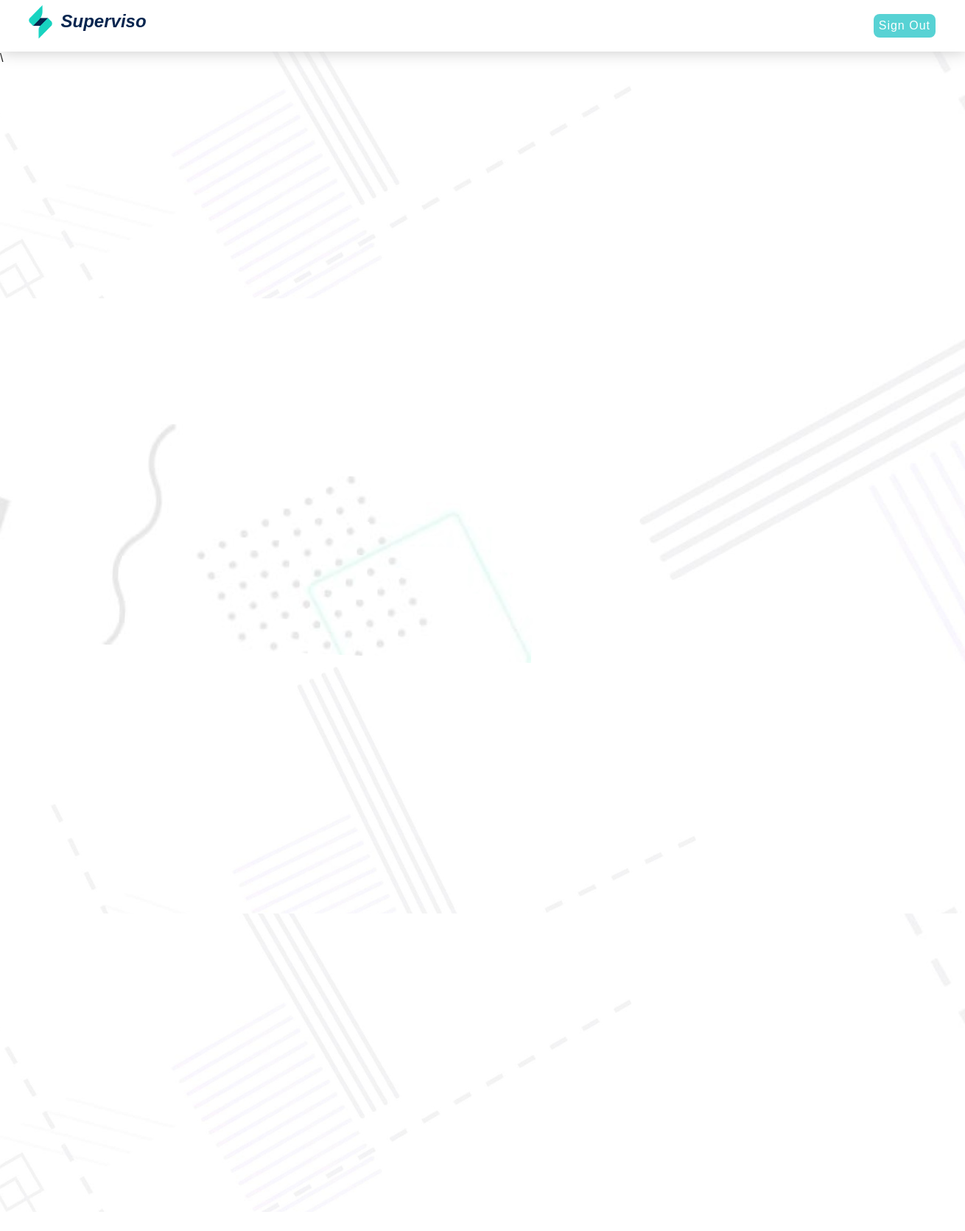
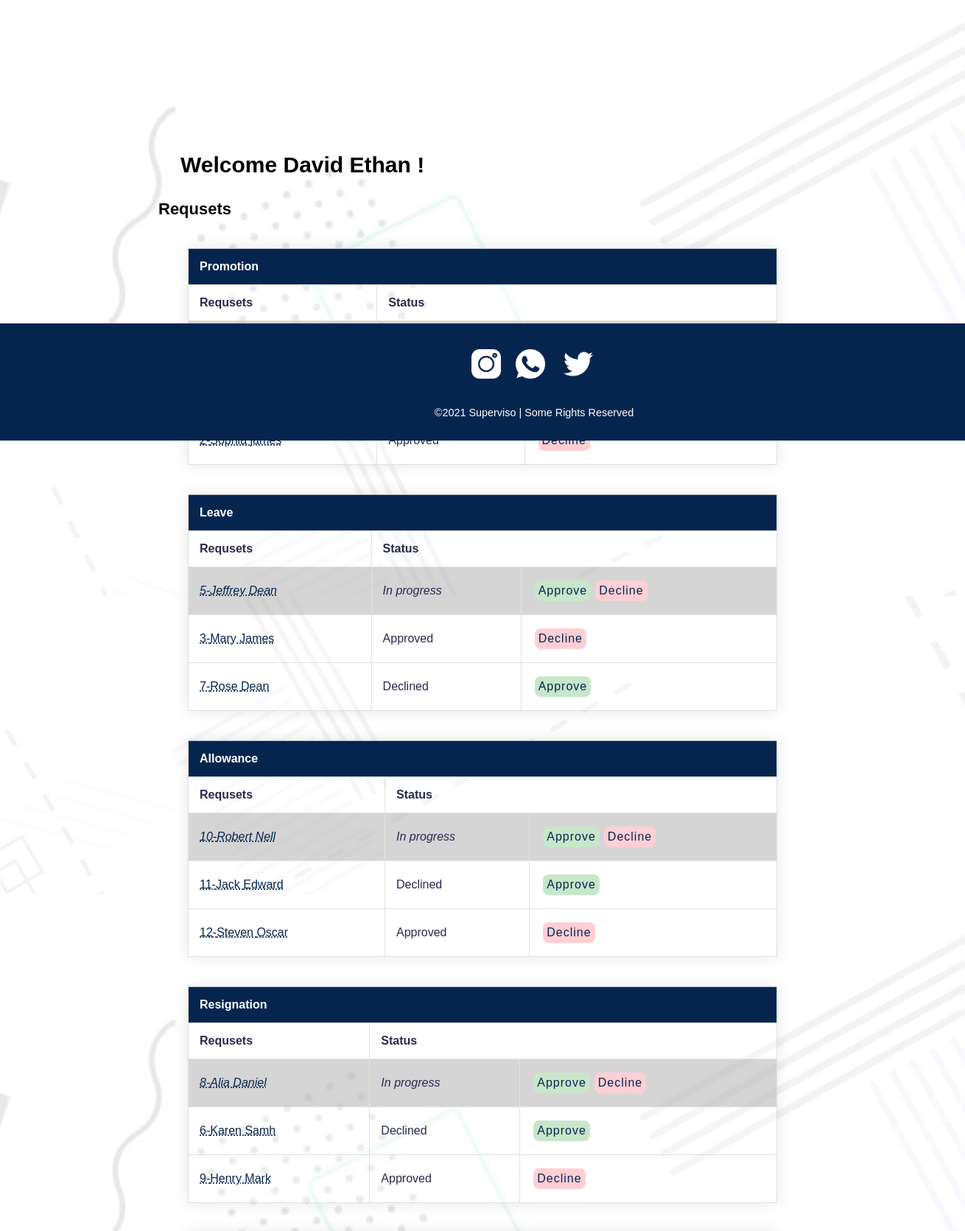
/manager.php (signed in, upper part), run on the app's committed database (2 pictures, top to bottom).
### tables this page shows
CREATE TABLE `manager` (
  `id` int(11) NOT NULL,
  `first_name` varchar(20) NOT NULL,
  `last_name` varchar(20) NOT NULL,
  `username` varchar(20) NOT NULL,
  `password` varchar(60) NOT NULL
);

CREATE TABLE `service` (
  `id` int(11) NOT NULL,
  `type` varchar(20) NOT NULL
);

CREATE TABLE `request` (
  `id` int(11) NOT NULL,
  `emp_id` int(4) NOT NULL,
  `service_id` int(4) NOT NULL,
  `description` varchar(1000) NOT NULL,
  `attachment1` varchar(1000) NOT NULL,
  `attachment2` varchar(1000) NOT NULL,
  `status` varchar(30) NOT NULL
);

CREATE TABLE `employee` (
  `id` int(11) NOT NULL,
  `emp_number` int(8) NOT NULL,
  `first_name` varchar(20) NOT NULL,
  `last_name` varchar(20) NOT NULL,
  `job_title` varchar(20) NOT NULL,
  `password` varchar(60) NOT NULL
);

### include/functions.php (called while the page is built, shortened)
<?php
function getManagerInfo($id)
{
    global $conn;
    $id = mysqli_real_escape_string($conn, $id);
    $sql = "SELECT * FROM `Manager` WHERE id = '$id';";
    $result = mysqli_query($conn, $sql);
    if ($result) {
        $user = mysqli_fetch_assoc($result);
        return $user;
    }
    return false;
}
function getServices()
{
    global $conn;
    $sql = "SELECT * FROM `Service`";
    $result = mysqli_query($conn, $sql);
    if ($result) {
        return $result;
    }
    return false;
}
function getRequestsByServiceType($service_id)
{
    global $conn;
    $service_id = mysqli_real_escape_string($conn, $service_id);
    $sql = "SELECT r.*, e.first_name AS emp_first_name, e.last_name AS emp_last_name, s.type AS service_type FROM `Request` r, `Employee` e, `Service` s WHERE r.emp_id = e.id AND r.service_id = s.id AND r.service_id = '$service_id';";
    $result = mysqli_query($conn, $sql);
    if ($result) {
        return $result;
    }
    return false;
}

### manager.php (the view, shortened to what this page needs)
<?php
require_once('include/db_conn.php');
include('include/functions.php');
$user_id = $_SESSION['user_id'];
$user = getManagerInfo($user_id);
$services = getServices();
?>
<!DOCTYPE html>
<html lang="en">
<head>
    <link rel="stylesheet" href="css/style2.css">
    <link rel="stylesheet" href="css/style.css">
</head>
<body>
    <header>
        <div class="navbar">
            <img id="LOGO" src="images/logo.png" height="70" alt="logo">
            <a class="logo" href="index.php" accesskey="h"><em>Superv<span>i</span>so</em></a>
              <a id="Button" href="signout.php"> Sign Out</a>
             </div>
         \
    </header>
    <main>
<div class="container">
  <p id="Welcome">
    Welcome <?php echo $user['first_name']; ?> <?php echo $user['last_name']; ?> !
  </p>
  <h2 id="Rcaption"> Requsets </h2>
  <?php foreach ($services as $key => $service) { ?>
    <table>
      <thead>
        <tr>
          <th class="col" colspan="3"><?php echo $service['type']; ?></th>
        </tr>
      </thead>
      <tr id="Row">
        <th>Requsets</th>
        <th colspan="2">Status</th>
      </tr>
      <tbody>
        <?php
        $requests = getRequestsByServiceType($service['id']);
        if ($requests) {
        ?>
          <?php foreach ($requests as $key => $request) { ?>
            <?php if ($request['status'] == 'In progress') { ?>
              <tr  id="c<?php echo $request['id'];?>"style="background-color: rgba(150,150,150,0.5);font-style: italic;">
                 <td><a onmouseover="Hover(<?php echo $request['id'];?>)" class="RequestD" href="request-information-page.php?id=<?php echo $request['id']; ?>"><abbr class="Title" title=""><?php echo $request['id']; ?>-<?php echo $request['emp_first_name']; ?> <?php echo $request['emp_last_name']; ?></a></abbr></td>
                <td id="s<?php echo $request['id'];?>" ><?php echo $request['status']; ?></td>
                <td id="<?php echo $request['id']; ?>"><input class="Approve" type="button" value="Approve" onClick="approveReq(<?php echo $request['id']; ?>)"><input class="Decline" type="button" value="Decline" onClick="declineReq(<?php echo  $request['id']; ?>)"></td>
              </tr>
            <?php } ?>
          <?php } ?>
          <?php foreach ($requests as $key => $request) { ?>
            <?php if ($request['status'] != 'In progress') { ?>
              <tr >
                <td><a onmouseover="Hover(<?php echo $request['id'];?>)" class="RequestD" href="request-information-page.php?id=<?php echo $request['id']; ?>"><abbr class="Title" title=""><?php echo $request['id']; ?>-<?php echo $request['emp_first_name']; ?> <?php echo $request['emp_last_name']; ?></a></abbr></td>
                <td id="s<?php echo $request['id']; ?>"><?= $request['status'] ?></td>
                <?php if ($request['status'] == 'Approved') { ?>
                  <td id="<?php echo $request['id']; ?>"><input class="Decline" type="button" value="Decline" onClick="declineReq(<?php echo $request['id']; ?>)"></td>
                <?php } else { ?>
                  <td id="<?php echo $request['id']; ?>"><input class="Approve" type="button" value="Approve" onClick="approveReq(<?php echo $request['id']; ?>)"></td>
                <?php } ?>
              </tr>
            <?php } ?>
          <?php } ?>
        <?php } else { ?>
          <tr>
            <td>No requests</td>
          </tr>
        <?php } ?>
      </tbody>
    </table>
  <?php } ?>
</div>
 </main>
<?php include("include/footer.php"); ?>

### css/style.css (style rules this page uses)
html, body { height: 100%; }
body { margin: 0; background: url(../images/background2.png); font-family: sans-serif; font-weight: 100; }
#Welcome { font-weight: bold; font-size: 30px; position: relative; left: 30px; }
em { position: relative; bottom: 10px; right: 70px; }
#LOGO { position: relative; left: 20px; }
.logo { text-decoration: none; font-weight: bold; color: #05254f; font-size: 30px; flex: 1 1 auto; height: 20px; width: 40px; margin-left: 5%; }
.navbar { box-shadow: 0.5px 0.5px 20px rgb(204, 204, 204); position: relative; display: flex; justify-content: center; align-items: center; flex-direction: row; flex-wrap: wrap; background-color: white; width: 100%; height: 70px; z-index: 1; }
a { text-decoration: none; color: #05254f; }
.container { position: absolute; top: 50%; left: 50%; -webkit-transform: translate(-50%, -50%); transform: translate(-50%, -50%); margin-top: 40em; }
table { width: 800px; border-collapse: collapse; overflow: hidden; border: solid 1px #d9ddddce; box-shadow: 0 0 20px rgba(0, 0, 0, 0.1); margin: 40px; }
td { color: #282a4d; }
th, td { border: solid 1px #d9ddddce; padding: 15px; background-color: rgba(255, 255, 255, 0.2); }
.col { color: white; width: bold; }
th { text-align: left; color: #282a4d; }
thead th { background-color: #05254f; }
tbody td { position: relative; }
input { border-radius: 8px; letter-spacing: 1px; font-size: 16px; font-weight: 500; color: #05254f; border-style: none; border-color: #d9ddddce; margin: 3px; padding: 5px; }
#Button { text-decoration: none; background-color: #57d2d4; color: #ffff; letter-spacing: 1px; border-style: none; padding: 5px; border-radius: 8px; padding: 7px; position: relative; right: 40px; }
.Approve { background-color: #c8e6c9; }
.Decline { background-color: #ffcfd4; }
#Rcaption { text-align: left; font-size: 22px; font-weight: bold; }

### manager.php (style rules this page uses)
.container { top: 60%; }
.logo { font-size: 24px; position: relative; left: 1.3%; }

### data on the page
manager: first_name "David", last_name "Ethan"
service: type "Promotion"
service: type "Leave"
request: id "5", emp.first_name "Jeffrey", emp.last_name "Dean", status "In progress"
request: id "3", emp.first_name "Mary", emp.last_name "James", status "Approved"
request: id "7", emp.first_name "Rose", emp.last_name "Dean", status "Declined"
service: type "Allowance"
request: id "10", emp.first_name "Robert", emp.last_name "Nell", status "In progress"
request: id "11", emp.first_name "Jack", emp.last_name "Edward", status "Declined"
request: id "12", emp.first_name "Steven", emp.last_name "Oscar", status "Approved"
service: type "Resignation"
request: id "8", emp.first_name "Alia", emp.last_name "Daniel", status "In progress"
request: id "6", emp.first_name "Karen", emp.last_name "Samh", status "Declined"
request: id "9", emp.first_name "Henry", emp.last_name "Mark", status "Approved"
